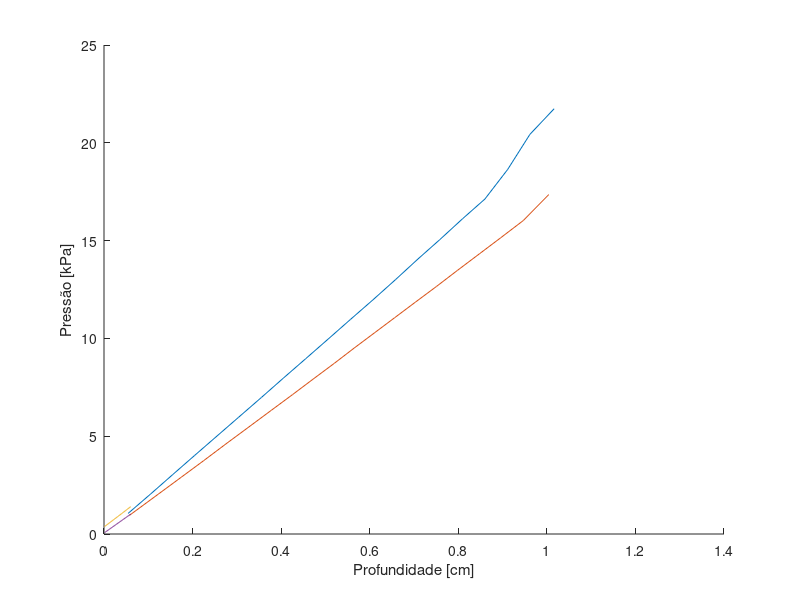
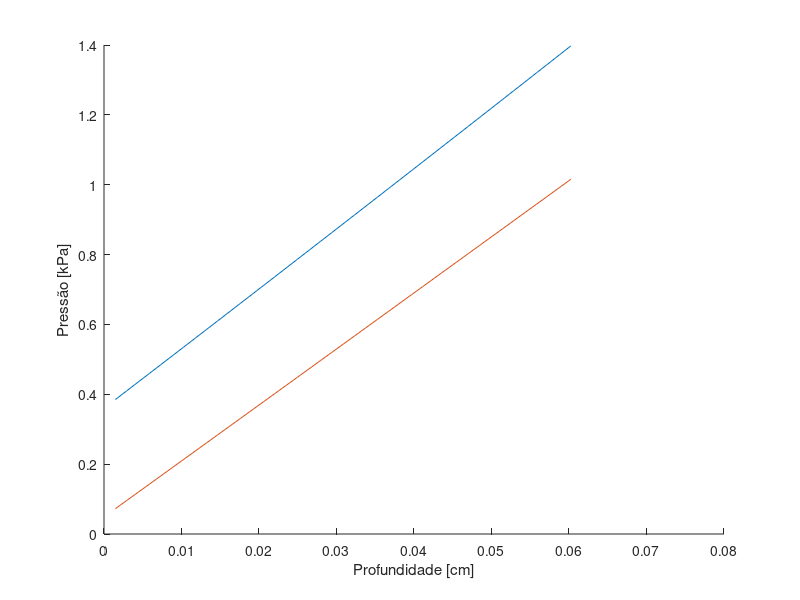

Source code (MATLAB) for these figures, in order:
close all
clear all
clc

%

load('z_c.txt');
load('z_a.txt');
load('pres_c.txt');
load('pres_a.txt');

zi = 1.4689;
nmax = 41;
x = [zi/1000:zi/1000:zi/1000*nmax];

yc =  3.7*x.^2 + 17*x + 0.36;
ya = 0.76*x.^2 + 16*x + 0.049;

figure(10)
hold
plot(z_c,pres_c)
plot(z_a,pres_a)
plot(x,yc)
plot(x,ya)
%set(gca,'YDir','reverse')
xlabel('Profundidade [cm]')
ylabel('Pressão [kPa]')

figure(11)
hold
plot(x,yc)
plot(x,ya)
%set(gca,'YDir','reverse')
xlabel('Profundidade [cm]')
ylabel('Pressão [kPa]')
